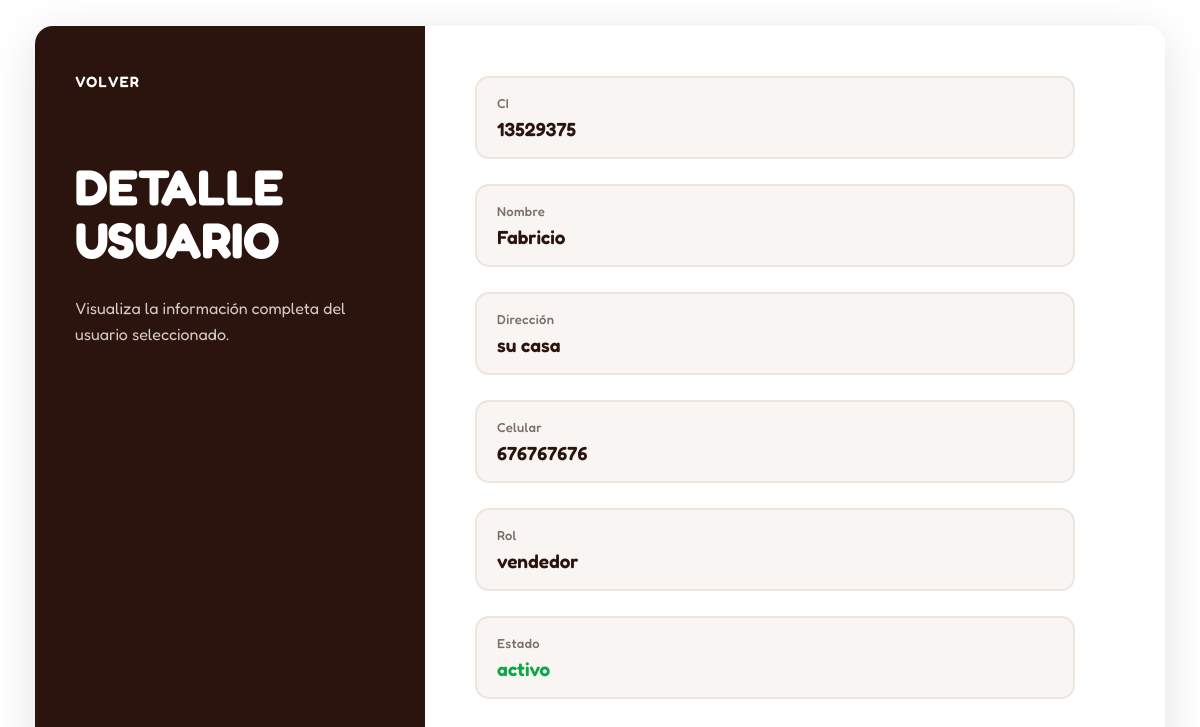
The page /Usuarios/leerusuario.php?CI=13529375 on the database its author committed.
### tables this page shows
CREATE TABLE IF NOT EXISTS `usuarios` (
  `CI` INT NOT NULL AUTO_INCREMENT,
  `nombre` VARCHAR(45) NULL,
  `direccion` VARCHAR(45) NULL,
  `celular` VARCHAR(45) NULL,
  `rol` VARCHAR(45) NULL,
  `estado` VARCHAR(45) NULL,
  PRIMARY KEY (`CI`));

### Usuarios/leerusuario.php (the view, shortened to what this page needs)
<?php
$nombreServidor = "localhost";
$nombreUsuario = "root";
$contraseñaBaseDeDatos = "";
$nombreBaseDeDatos = "organiczoneBD";
$conexion = new mysqli(
    $nombreServidor,
    $nombreUsuario,
    $contraseñaBaseDeDatos,
    $nombreBaseDeDatos
);
$CI = intval($_GET['CI']);
$sql = "SELECT * FROM usuarios WHERE CI = $CI";
$resultado = $conexion->query($sql);
if ($resultado->num_rows > 0) {
    $fila = $resultado->fetch_assoc();
} else {
    die("Cliente no encontrado");
}
?>
<!DOCTYPE html>
<html lang="es">
<head>
</head>
<body>
<section class="principal-grid">
    <section class="section-negro">
        <nav class="nav-inner">
            <a href="leerusuarios.php">
                VOLVER
            </a>
        </nav>
        <h1 class="contrato-titulo">
            DETALLE<br>
            USUARIO
        </h1>
        <p class="desc">
            Visualiza la información completa
            del usuario seleccionado.
        </p>
    </section>
    <section class="section-blanco">
        <div class="card">
            <div class="campo">
                <span>CI</span>
                <strong>
                    <?= $fila['CI'] ?>
                </strong>
            </div>
            <div class="campo">
                <span>Nombre</span>
                <strong>
                    <?= $fila['nombre'] ?>
                </strong>
            </div>
            <div class="campo">
                <span>Dirección</span>
                <strong>
                    <?= $fila['direccion'] ?>
                </strong>
            </div>
            <div class="campo">
                <span>Celular</span>
                <strong>
                    <?= $fila['celular'] ?>
                </strong>
            </div>
            <div class="campo">
                <span>Rol</span>
                <strong>
                    <?= $fila['rol'] ?>
                </strong>
            </div>
            <div class="campo">
                <span>Estado</span>
                <strong>
                    <?= $fila['estado'] ?>
                </strong>
            </div>
        </div>
    </section>
</section>
</body>
</html>

### Usuarios/leerusuario.php (style rules this page uses)
* { box-sizing: border-box; }
html, body { height: 100%; margin: 0; padding: 0; background: #ffffff; font-family: 'Fredoka', Arial, sans-serif; color: #2B140D; }
body { display: flex; justify-content: center; align-items: center; padding: 35px; }
.principal-grid { display: grid; grid-template-columns: 390px 1fr; width: 96vw; max-width: 1200px; min-height: 600px; background: #ffffff; border-radius: 18px; overflow: hidden; box-shadow: 0 10px 45px rgba(43, 20, 13, 0.12); }
.section-negro { background: #2B140D; color: #ffffff; padding: 45px 40px; }
.nav-inner { margin-bottom: 70px; }
.nav-inner a { color: #ffffff; text-decoration: none; font-size: 15px; font-weight: 600; letter-spacing: 1px; transition: 0.3s ease; }
.contrato-titulo { font-size: 50px; line-height: 1.05; font-weight: 700; margin: 0 0 30px 0; color: #ffffff; }
.desc { color: #d6ccc8; margin-top: 25px; font-size: 16px; line-height: 1.6; }
.section-blanco { background: #ffffff; padding: 50px; }
.card { width: 100%; max-width: 600px; }
.campo { margin-bottom: 25px; padding: 17px 20px; background: #f8f5f2; border: 2px solid #eee5df; border-radius: 14px; transition: 0.25s ease; }
.campo span { display: block; font-size: 13px; color: #7b6d67; margin-bottom: 6px; font-weight: 500; letter-spacing: 0.3px; }
.campo strong { display: block; font-size: 19px; color: #2B140D; font-weight: 600; word-break: break-word; }
.campo:nth-child(6) strong { color: #0ba84a; }

### rows shown on the page
usuarios: CI "13529375", nombre "Fabricio", direccion "su casa", celular "676767676", rol "vendedor", estado "activo"
